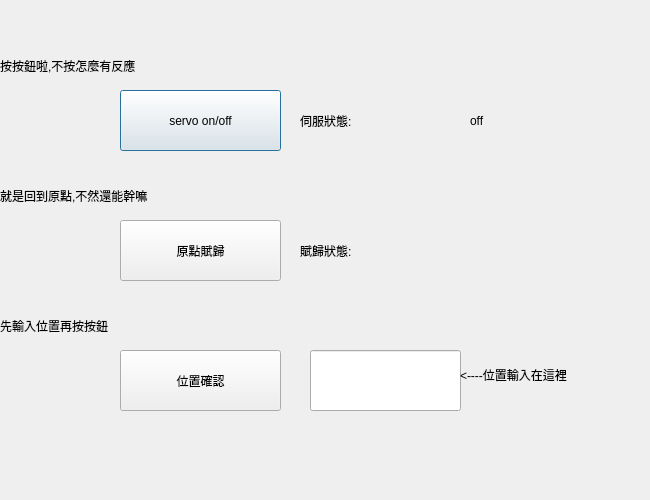
<?xml version="1.0" encoding="UTF-8"?>
<ui version="4.0">
 <class>Dialog</class>
 <widget class="QDialog" name="Dialog">
  <property name="enabled">
   <bool>true</bool>
  </property>
  <property name="geometry">
   <rect>
    <x>0</x>
    <y>0</y>
    <width>650</width>
    <height>500</height>
   </rect>
  </property>
  <property name="sizePolicy">
   <sizepolicy hsizetype="Minimum" vsizetype="Maximum">
    <horstretch>0</horstretch>
    <verstretch>0</verstretch>
   </sizepolicy>
  </property>
  <property name="minimumSize">
   <size>
    <width>650</width>
    <height>500</height>
   </size>
  </property>
  <property name="maximumSize">
   <size>
    <width>650</width>
    <height>500</height>
   </size>
  </property>
  <property name="windowTitle">
   <string>Dialog</string>
  </property>
  <widget class="QPushButton" name="servoOnOff">
   <property name="geometry">
    <rect>
     <x>120</x>
     <y>90</y>
     <width>161</width>
     <height>61</height>
    </rect>
   </property>
   <property name="styleSheet">
    <string notr="true">font: 23pt &quot;Agency FB&quot;;</string>
   </property>
   <property name="text">
    <string>servo on/off</string>
   </property>
  </widget>
  <widget class="QPushButton" name="turnToZero">
   <property name="geometry">
    <rect>
     <x>120</x>
     <y>220</y>
     <width>161</width>
     <height>61</height>
    </rect>
   </property>
   <property name="styleSheet">
    <string notr="true">font: 23pt &quot;Agency FB&quot;;</string>
   </property>
   <property name="text">
    <string>原點賦歸</string>
   </property>
  </widget>
  <widget class="QPushButton" name="inPut">
   <property name="geometry">
    <rect>
     <x>120</x>
     <y>350</y>
     <width>161</width>
     <height>61</height>
    </rect>
   </property>
   <property name="styleSheet">
    <string notr="true">font: 23pt &quot;Agency FB&quot;;</string>
   </property>
   <property name="text">
    <string>位置確認</string>
   </property>
  </widget>
  <widget class="QLabel" name="label">
   <property name="geometry">
    <rect>
     <x>300</x>
     <y>90</y>
     <width>171</width>
     <height>61</height>
    </rect>
   </property>
   <property name="styleSheet">
    <string notr="true">font: 23pt &quot;Agency FB&quot;;</string>
   </property>
   <property name="text">
    <string>伺服狀態:</string>
   </property>
  </widget>
  <widget class="QLabel" name="label_2">
   <property name="geometry">
    <rect>
     <x>470</x>
     <y>90</y>
     <width>51</width>
     <height>61</height>
    </rect>
   </property>
   <property name="styleSheet">
    <string notr="true">font: 23pt &quot;Agency FB&quot;;</string>
   </property>
   <property name="text">
    <string>off</string>
   </property>
  </widget>
  <widget class="QLabel" name="label_3">
   <property name="geometry">
    <rect>
     <x>0</x>
     <y>40</y>
     <width>341</width>
     <height>51</height>
    </rect>
   </property>
   <property name="styleSheet">
    <string notr="true">font: 18pt &quot;Agency FB&quot;;</string>
   </property>
   <property name="text">
    <string>按按鈕啦,不按怎麼有反應</string>
   </property>
  </widget>
  <widget class="QLineEdit" name="lineEdit">
   <property name="geometry">
    <rect>
     <x>310</x>
     <y>350</y>
     <width>151</width>
     <height>61</height>
    </rect>
   </property>
  </widget>
  <widget class="QLabel" name="label_4">
   <property name="geometry">
    <rect>
     <x>0</x>
     <y>300</y>
     <width>341</width>
     <height>51</height>
    </rect>
   </property>
   <property name="styleSheet">
    <string notr="true">font: 18pt &quot;Agency FB&quot;;</string>
   </property>
   <property name="text">
    <string>先輸入位置再按按鈕</string>
   </property>
  </widget>
  <widget class="QLabel" name="label_5">
   <property name="geometry">
    <rect>
     <x>460</x>
     <y>350</y>
     <width>341</width>
     <height>51</height>
    </rect>
   </property>
   <property name="styleSheet">
    <string notr="true">font: 13pt &quot;Agency FB&quot;;</string>
   </property>
   <property name="text">
    <string>&lt;----位置輸入在這裡</string>
   </property>
  </widget>
  <widget class="QLabel" name="label_6">
   <property name="geometry">
    <rect>
     <x>0</x>
     <y>170</y>
     <width>371</width>
     <height>51</height>
    </rect>
   </property>
   <property name="styleSheet">
    <string notr="true">font: 18pt &quot;Agency FB&quot;;</string>
   </property>
   <property name="text">
    <string>就是回到原點,不然還能幹嘛</string>
   </property>
  </widget>
  <widget class="QLabel" name="label_7">
   <property name="geometry">
    <rect>
     <x>300</x>
     <y>220</y>
     <width>171</width>
     <height>61</height>
    </rect>
   </property>
   <property name="styleSheet">
    <string notr="true">font: 23pt &quot;Agency FB&quot;;</string>
   </property>
   <property name="text">
    <string>賦歸狀態:</string>
   </property>
  </widget>
  <widget class="QLabel" name="label_8">
   <property name="geometry">
    <rect>
     <x>470</x>
     <y>220</y>
     <width>151</width>
     <height>61</height>
    </rect>
   </property>
   <property name="styleSheet">
    <string notr="true">font: 15pt &quot;Agency FB&quot;;</string>
   </property>
   <property name="text">
    <string/>
   </property>
  </widget>
 </widget>
 <resources/>
 <connections/>
</ui>
